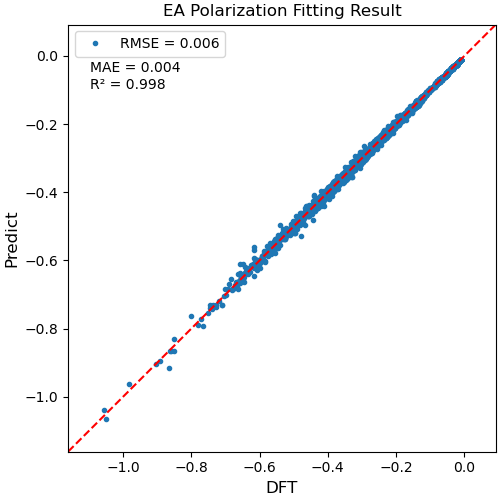

Source code (Python):
import matplotlib.pyplot as plt
import numpy as np

dft = []
predict = []

# 读取数据
with open("test.fit", 'r') as isfile:
    for line in isfile:
        token = line.split()
        dft.append(float(token[0]))
        predict.append(float(token[1]))

dft = np.array(dft)
predict = np.array(predict)

# 计算 RMSE
rmse = np.sqrt(np.mean((dft - predict)**2))

# 计算 MAE
mae = np.mean(np.abs(dft - predict))

# 计算 R²
ss_total = np.sum((dft - np.mean(dft))**2)  # 总平方和
ss_residual = np.sum((dft - predict)**2)    # 残差平方和
r2 = 1 - (ss_residual / ss_total)

# 绘制图表
fig, ax = plt.subplots(figsize=(5, 5), constrained_layout=True)

# 绘制散点图
ax.plot(dft, predict, "o", ms=3, label="RMSE = %.3f" % rmse)

# 添加 1:1 参考线
spoint = np.min(dft)
epoint = np.max(predict)
delt = epoint - spoint
spoint -= delt * 0.1
epoint += delt * 0.1
ax.plot([spoint, epoint], [spoint, epoint], 'r--')

# 设置坐标轴范围
ax.set_xlim(spoint, epoint)
ax.set_ylim(spoint, epoint)

# 设置坐标轴标签
ax.set_xlabel("DFT", fontsize=12)
ax.set_ylabel("Predict", fontsize=12)

# 添加文本框显示 MAE 和 R²
ax.text(0.05, 0.85, f"MAE = {mae:.3f}\nR² = {r2:.3f}", transform=ax.transAxes, fontsize=10)

# 添加图例
plt.legend(loc="upper left")

# 设置标题
ax.set_title("EA Polarization Fitting Result")

# 保存图像
plt.savefig('plot_test.fit.png')
